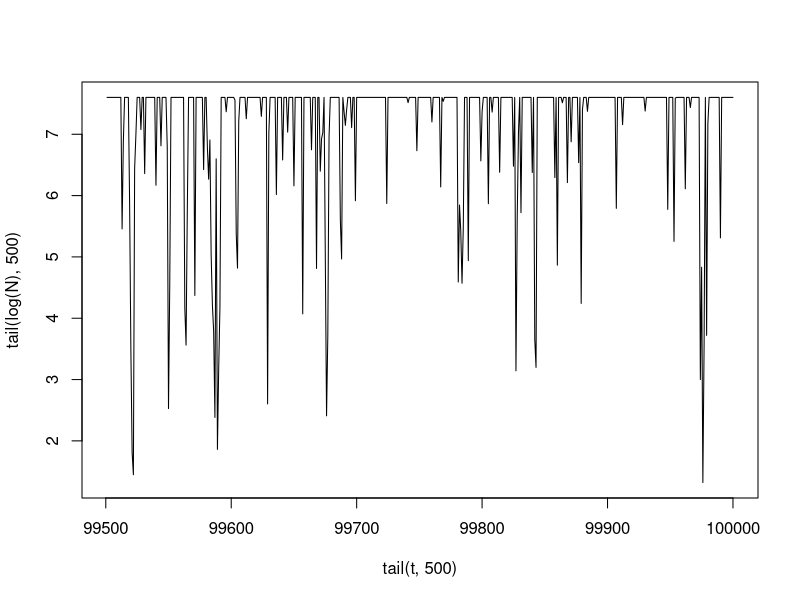
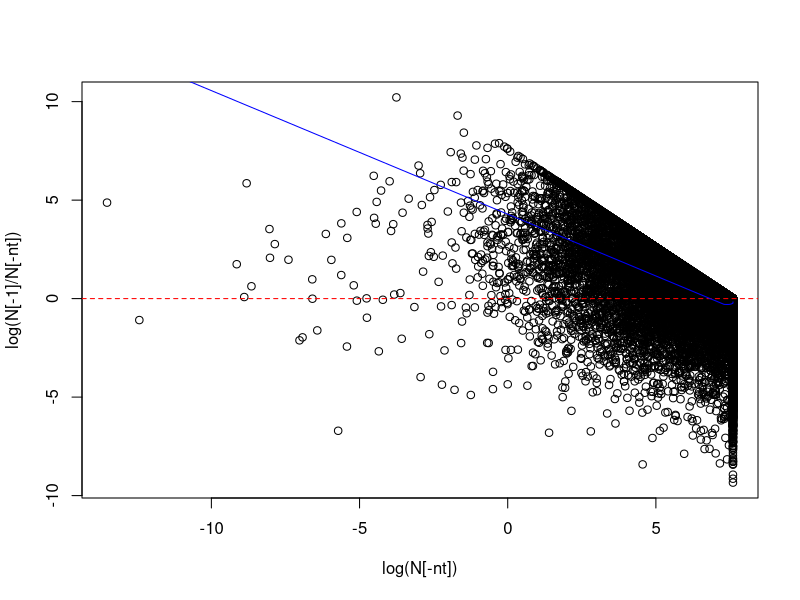
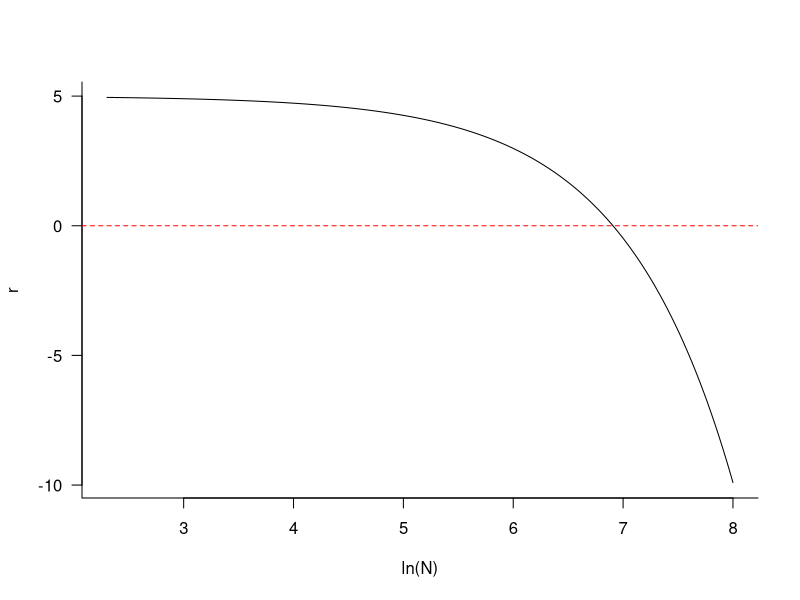

Reproduce these figures in R, in order.
###########################################################
# Exploration of DD relationship based on "ceiling" model #
###########################################################

# Life-cycle:
# In summer, have births (b) according to climate
# In autumn, winter, spring, births are reduced to some max available spaces K
# c.f. lottery model?

N0 <- 1
K <- 2000
b <- 3
d <- 1
zmu <- 1
zsd <- 1

nt <- 10^5
t <- 1:nt
N <- vector(mode="numeric",length=nt)
N[1] <- N0
z <- rnorm(nt,zmu,zsd)
b <- exp(b*z)

for(i in 2:nt){
	Ndash <-  N[i-1]*b[i-1]
	N[i] <- ifelse(Ndash<K, Ndash, K)
	}

plot(tail(log(N),500)~tail(t,500),type="l")
plot(log(N[-1]/N[-nt])~log(N[-nt]))
abline(h=0,col="red",lty=2)
lines(supsmu(log(N[-nt]),log(N[-1]/N[-nt]),bass=10),col="blue")

### ANALYTICAL B-H

bh <- function(N,rmax=5,K=10^3){
	rmax*(1-N/K) # from wikipedia (/N)
	}
Nseq <- exp(seq(log(10),8,length.out=10^4))
rseq <- bh(Nseq)
plot(rseq~log(Nseq),type="l",xlab="ln(N)",ylab="r",las=1,bty="l")
abline(h=0,col="red",lty=2)




